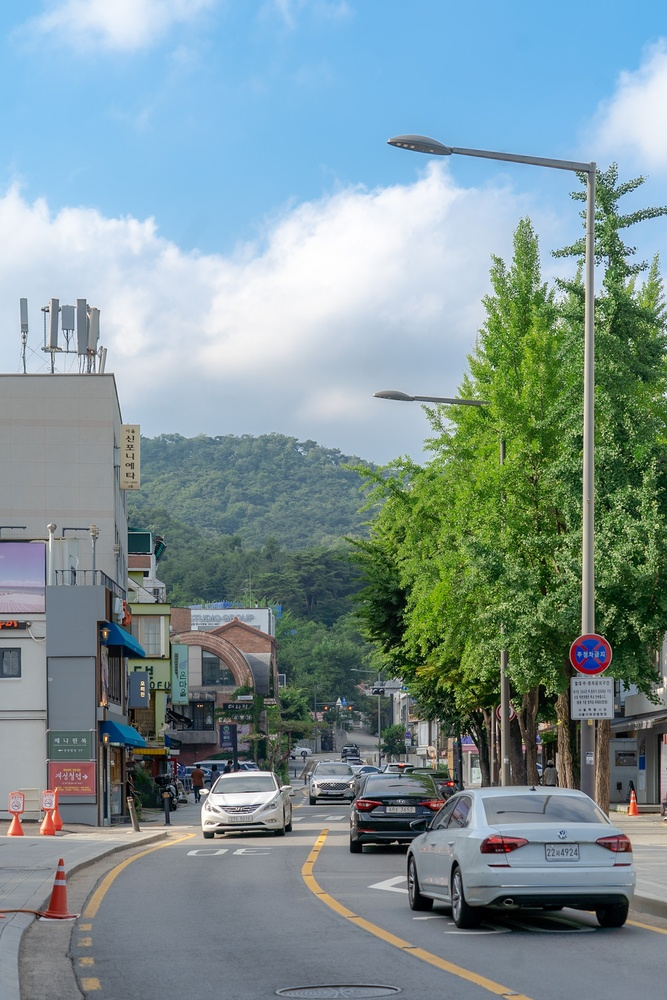
#> input picture in Academy/Python/openCV/test.jpg, 667 x 1000 px, shrunk from 1365 x 2048 before the run
$ python 'image gradient.py'   (older library calls are emulated)
#> lines starting #> are read from the running program, lines starting #| are printed output that depends on the picture
import cv2
import numpy as np
from matplotlib import pyplot as plt

img = cv2.imread('test.jpg')
#> img is the input picture: shape (1000, 667, 3); mean B, G, R 150.1, 147.3, 126
canny = cv2.Canny(img,30,70)
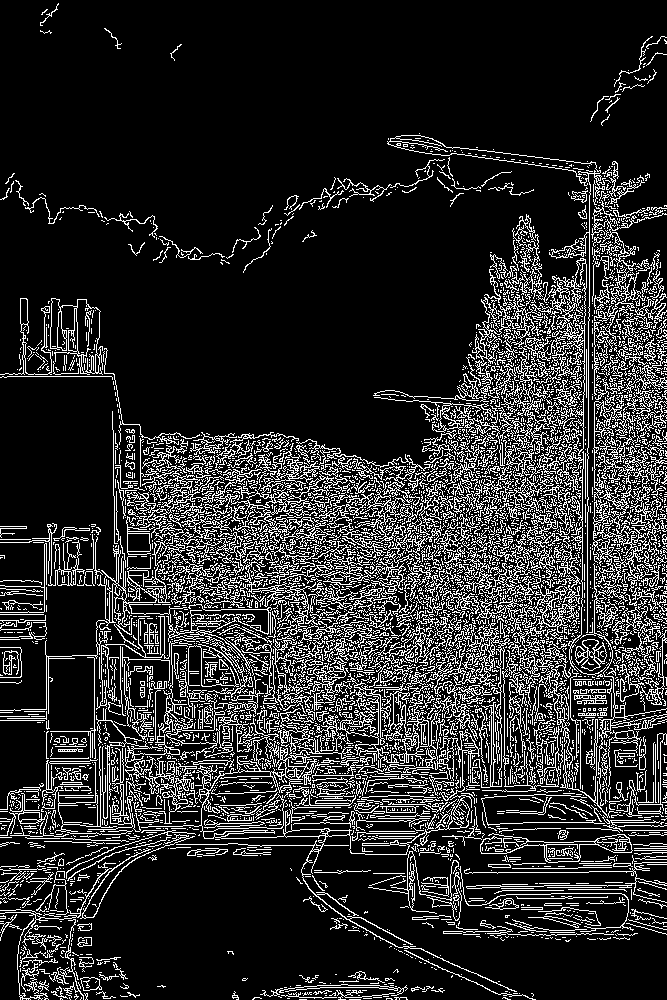
#> canny: shape (1000, 667); 16.6% white in thin lines or dots

laplacian = cv2.Laplacian(img,cv2.CV_8U)
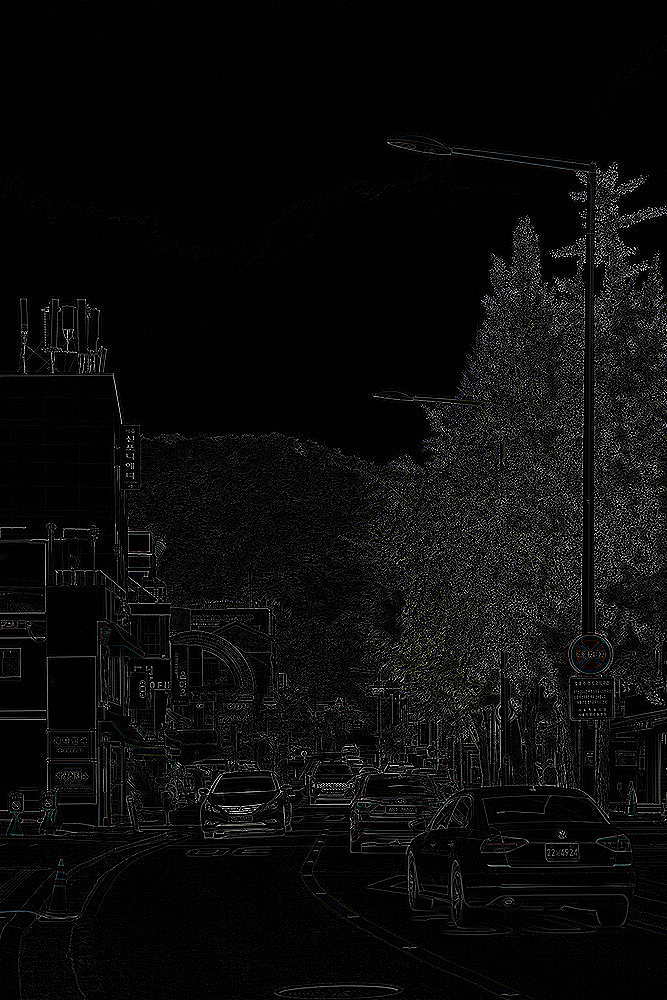
#> laplacian: shape (1000, 667, 3); mean B, G, R 11.4, 11.4, 11.4
sobelx = cv2.Sobel(img,cv2.CV_8U,1,0,ksize=3)
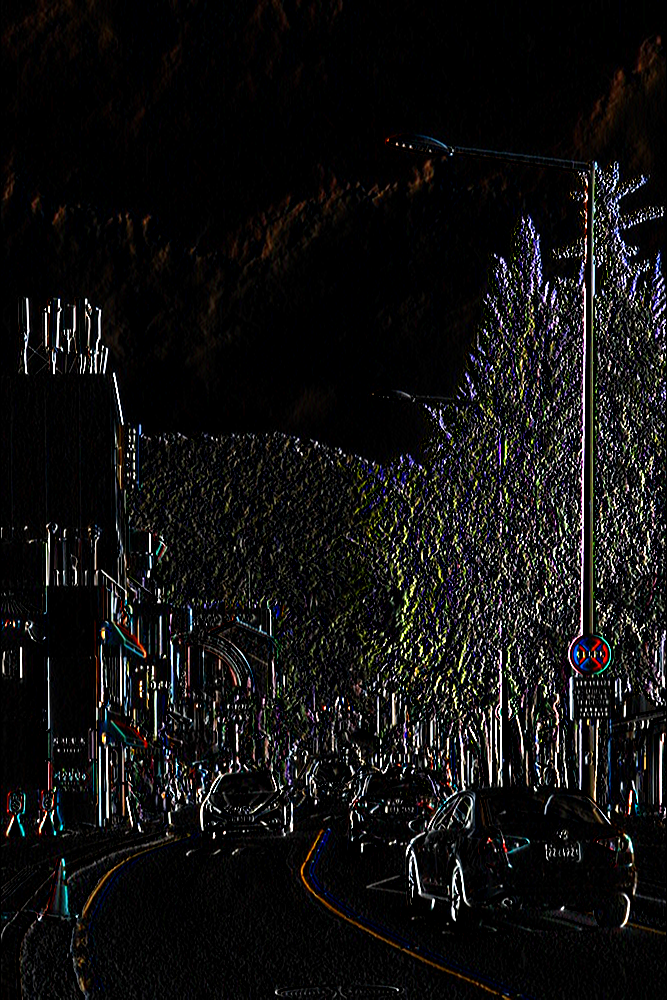
#> sobelx: shape (1000, 667, 3); mean B, G, R 16.9, 17.1, 17.8
sobely = cv2.Sobel(img,cv2.CV_8U,0,1,ksize=3)
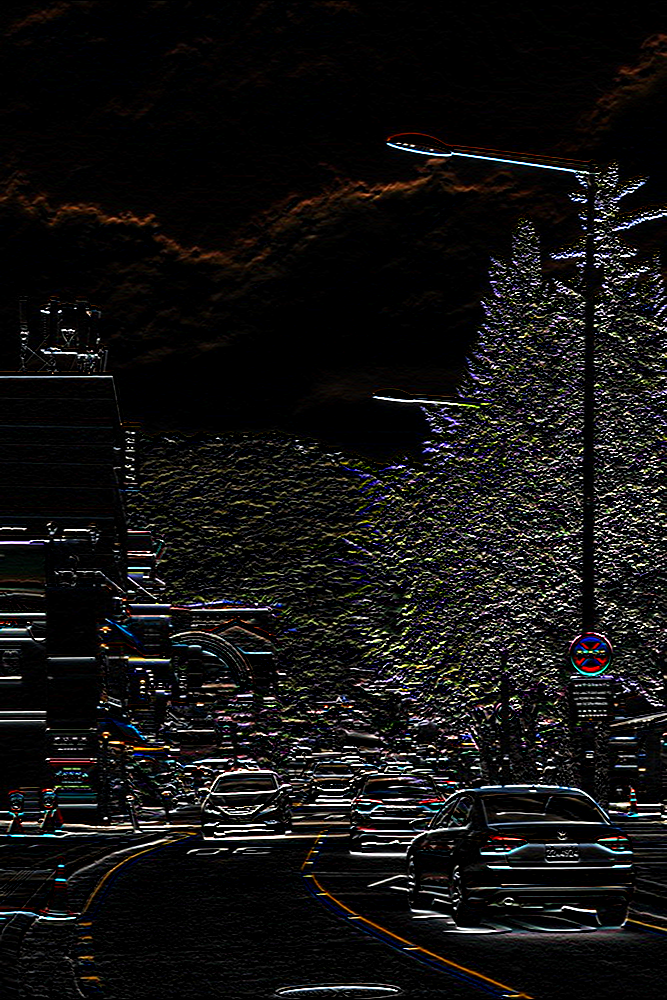
#> sobely: shape (1000, 667, 3); mean B, G, R 18.4, 18.7, 19.6

images = [img,laplacian, sobelx, sobely, canny]
titles = ['Origianl', 'Laplacian', 'Sobel X', 'Sobel Y','Canny']

for i in range(5):
    plt.subplot(2,3,i+1),plt.imshow(images[i]),plt.title([titles[i]])
    plt.xticks([]),plt.yticks([])

plt.show()
#> figure, not shown here; B, G, R data is drawn as R, G, B

$ run again, with in Academy/Python/openCV/top.jpeg copied over in Academy/Python/openCV/test.jpg
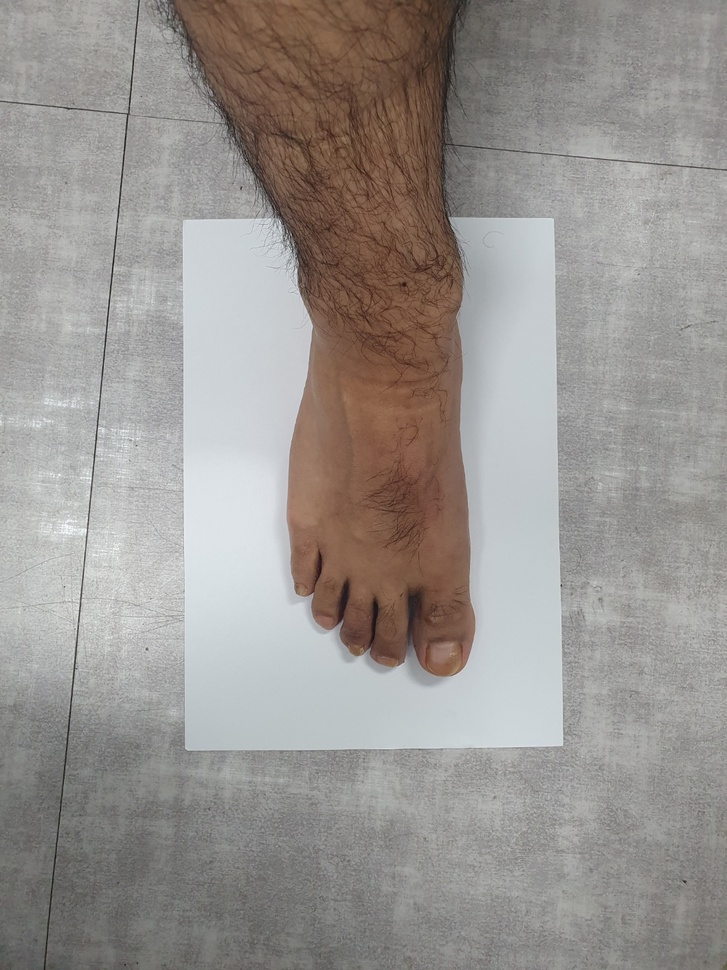
#> input picture in Academy/Python/openCV/top.jpeg, 727 x 970 px, shrunk from 1058 x 1411 before the run
#> img is the input picture: shape (970, 727, 3); mean B, G, R 144.6, 148.2, 152.7
#> `canny = cv2.Canny(img,30,70)`:
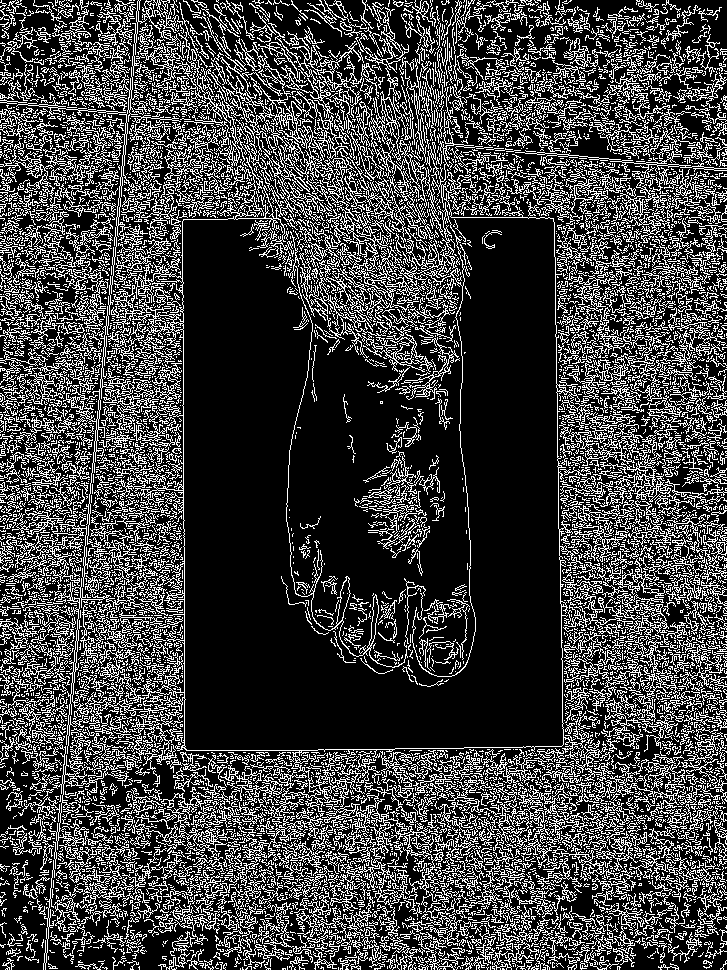
#> canny: shape (970, 727); 25.6% white in thin lines or dots
#> `sobely = cv2.Sobel(img,cv2.CV_8U,0,1,ksize=3)`:
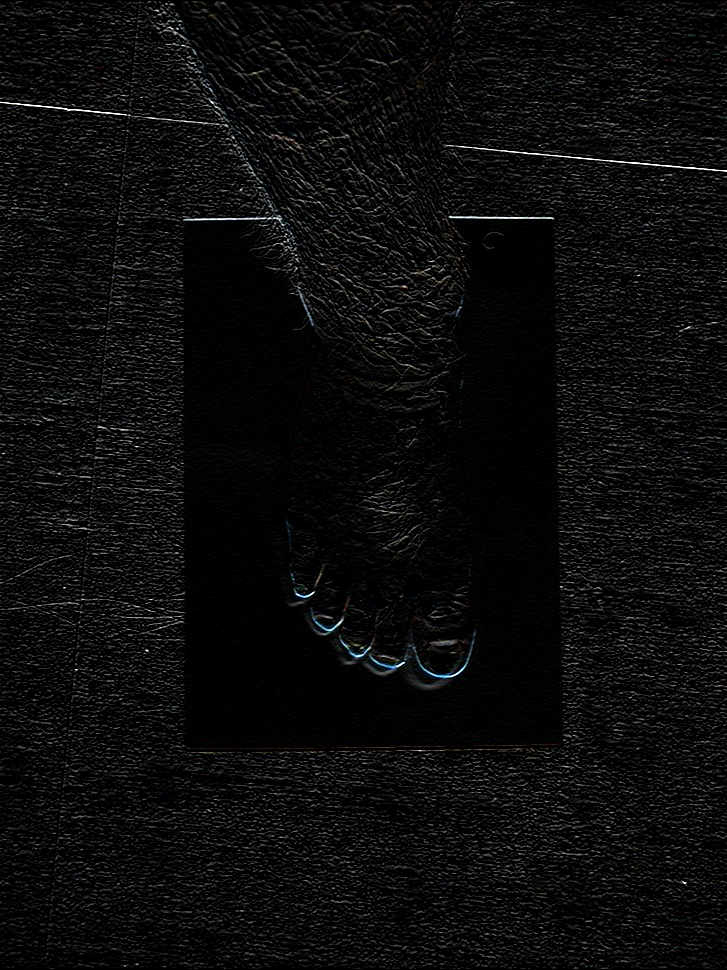
#> sobely: shape (970, 727, 3); mean B, G, R 11.5, 11.4, 11.4
